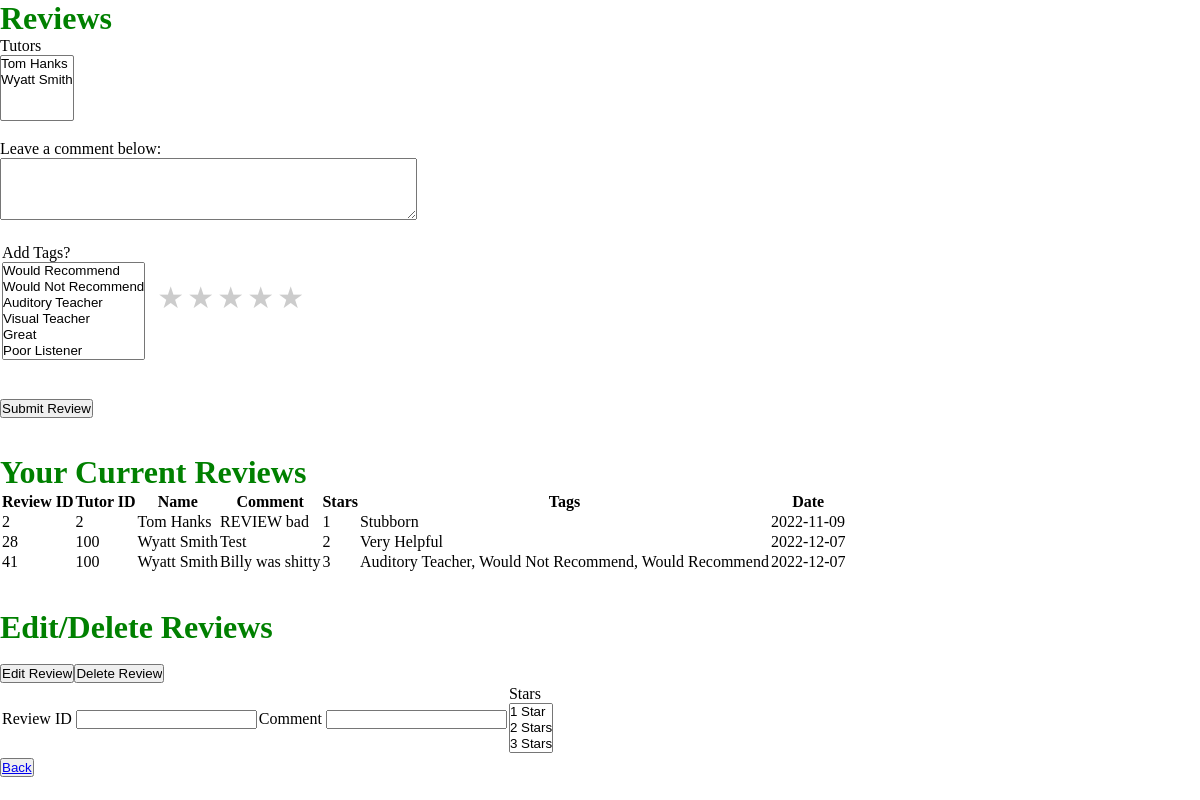
/review.php?user_id=1, run on an earlier commit of the app's database.
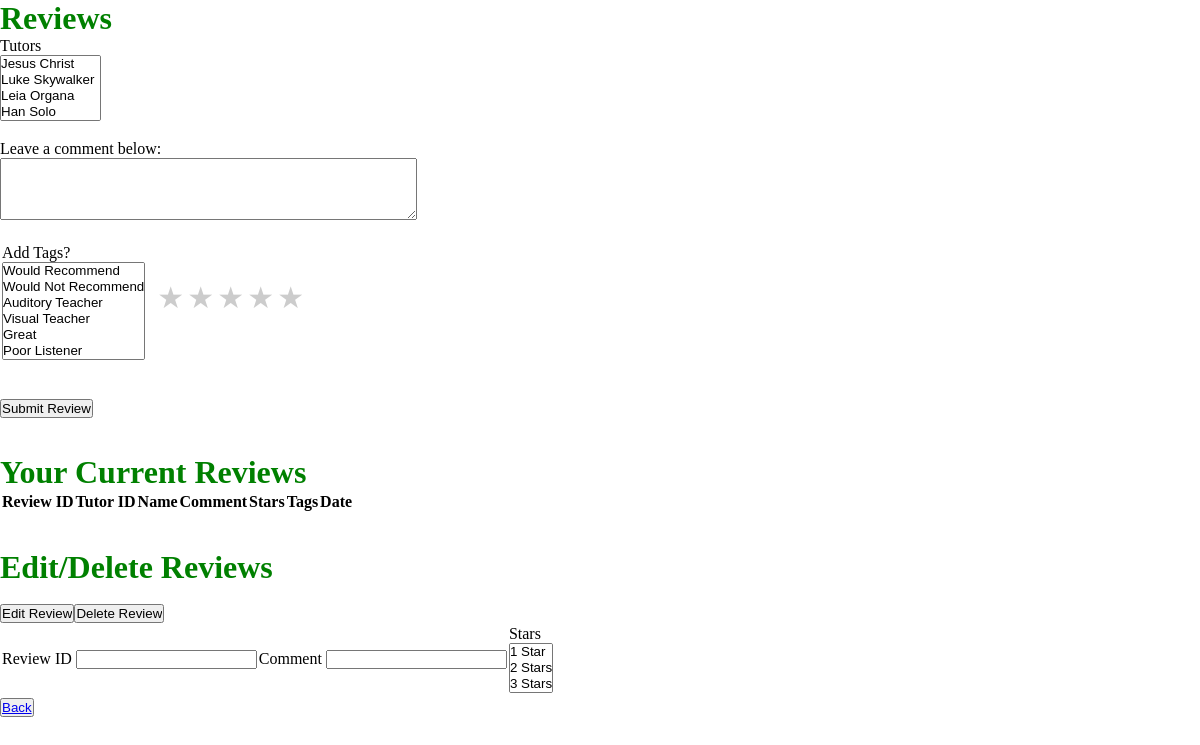
And on a later commit of the database.
### tables this page shows
CREATE TABLE `review` (
  `REVIEW_ID` int(50) NOT NULL,
  `COMMENT` varchar(100) NOT NULL,
  `STARS` int(1) NOT NULL,
  `TUTOR_ID` int(50) NOT NULL,
  `STUDENT_ID` int(50) NOT NULL,
  `DATE` date NOT NULL
);

### review.php (the view, shortened to what this page needs)
<?php
    $user_id = $_GET['user_id'];
    $db_host = 'localhost';
    $db_user = 'root';
    $db_password = 'root';
    $db_db = 'tutor_app';
    $conn = new mysqli($db_host, $db_user, $db_password, $db_db);
    $user_reviews = ($conn->query("SELECT * FROM `all_reviews` WHERE `STUDENT_ID`=$user_id"));
    $all_tags = $conn->query("SELECT * FROM `tag`");
    $all_tutors = $conn->query("SELECT * FROM `user` WHERE IS_TUTOR = 1");
?>
<!DOCTYPE html>
<html>
<head><link rel="stylesheet" href="review.css"></head>
<body>
<h1>Reviews</h1>
<p>
    <form action="" method="post">
        <?php
            echo "<label>Tutors</label>";
            echo "<br>";
            echo "<select name=\"tutor\" size=\"4\">";
            foreach($all_tutors as $tutor)
                echo "<option value=".$tutor['USER_ID'].">".$tutor['F_NAME']." ".$tutor['L_NAME']."</option>";
            echo "</select>";
        ?>
        <br><br>
        <p><label>Leave a comment below:</label></p>
        <textarea name="body" rows="4" cols="50"></textarea>
        <br><br>
        <table>
            <tr><td>
            <?php
                echo "<label>Add Tags?</label>";
                echo "<br>";
                echo "<select name=\"tags[]\" size=\"6\" multiple>";
                foreach($all_tags as $tag)
                    echo "<option value=".$tag['TAG_ID'].">".$tag['NAME']."</option>";
                echo "</select>";
            ?>
            </td>
            <td>
            <div class="rate">
                <label for="star5" title="text">5 stars</label>
                <label for="star4" title="text">4 stars</label>
                <label for="star3" title="text">3 stars</label>
                <label for="star2" title="text">2 stars</label>
                <label for="star1" title="text">1 star</label>
            </div>
            </td></tr>
        </table>
        <br><br>
        <input name="submitBtn" type="submit" value="Submit Review"/>
    </form>
    <br><br>
    <h1>Your Current Reviews</h1>
    <?php
        echo "<table>";
        echo "<tr>";
        echo "<th>Review ID</th>";
        echo "<th>Tutor ID</th>";
        echo "<th>Name</th>";
        echo "<th>Comment</th>";
        echo "<th>Stars</th>";
        echo "<th>Tags</th>";
        echo "<th>Date</th>";
        echo "</tr>";
        foreach($user_reviews as $review) {
            echo "<tr>";
            echo "<td>".$review['REVIEW_ID']."</td>";
            echo "<td>".$review['TUTOR_ID']."</td>";
            echo "<td>".$review['NAME']."</td>";
            echo "<td>".$review['COMMENT']."</td>";
            echo "<td>".$review['STARS']."</td>";
            echo "<td>".$review['TAGS']."</td>";
            echo "<td>".$review['DATE']."</td>";
            echo "</tr>";
        }
        echo "</table>";
    ?>
    <br><br>
    <h1>Edit/Delete Reviews</h1>
    <br>
    <form action="" method="post">
    <table>
        <tr>
            <td><label title="text">Review ID</label>
                <input type="text" name="review_id"/></td>
            <td><label title="text">Comment</label>
                <input type="text" name="comment"/></td>
            <td>
                <?php
                    echo "<label>Stars</label>";
                    echo "<br>";
                    echo "<select name=\"stars\" size=\"3\">";
                    echo "<option value=1>1 Star</option>";
                    echo "<option value=2>2 Stars</option>";
                    echo "<option value=3>3 Stars</option>";
                    echo "<option value=4>4 Stars</option>";
                    echo "</select>";
                ?>
            </td>
        </tr>
        <tr>
            <input name="editBtn" type="submit" value="Edit Review"/>
            <input name="deleteBtn" type="submit" value="Delete Review"/>
        </tr>
    </table>
    </form>
</p>
<button><a href=<?php echo "/student.php?user_id=".$user_id?>>Back</a></button>
</body>
</html>

### review.css (style rules this page uses)
* { margin: 0; padding: 0; }
.rate { float: left; height: 46px; padding: 0 10px; }
.rate:not(:checked) > label { float:right; width:1em; overflow:hidden; white-space:nowrap; cursor:pointer; font-size:30px; color:#ccc; }
.rate:not(:checked) > label:before { content: '★ '; }

### review.php (style rules this page uses)
h1 { color: green; }

What changed in the data, as far as the page shows it:
removed review: REVIEW_ID "2", TUTOR_ID "2", NAME "Tom Hanks", COMMENT "REVIEW bad", STARS "1", TAGS "Stubborn", DATE "2022-11-09"
removed review: REVIEW_ID "28", TUTOR_ID "100", NAME "Wyatt Smith", COMMENT "Test", STARS "2", TAGS "Very Helpful", DATE "2022-12-07"
removed review: REVIEW_ID "41", TUTOR_ID "100", NAME "Wyatt Smith", COMMENT "Billy was shitty", STARS "3", TAGS "Auditory Teacher, Would Not Recommend, Would Recommend", DATE "2022-12-07"
Also different on the page:
form field tutor: "Tom Hanks / Wyatt Smith" → "Jesus Christ / Luke Skywalker / Leia Organa / Han Solo"
